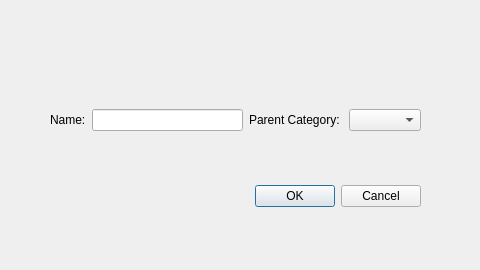
<?xml version="1.0" encoding="UTF-8"?>
<ui version="4.0">
 <class>AddCategoryDialog</class>
 <widget class="QDialog" name="AddCategoryDialog">
  <property name="geometry">
   <rect>
    <x>0</x>
    <y>0</y>
    <width>480</width>
    <height>270</height>
   </rect>
  </property>
  <property name="windowTitle">
   <string>Dialog</string>
  </property>
  <widget class="QDialogButtonBox" name="buttonBox">
   <property name="geometry">
    <rect>
     <x>80</x>
     <y>180</y>
     <width>341</width>
     <height>32</height>
    </rect>
   </property>
   <property name="orientation">
    <enum>Qt::Orientation::Horizontal</enum>
   </property>
   <property name="standardButtons">
    <set>QDialogButtonBox::StandardButton::Cancel|QDialogButtonBox::StandardButton::Ok</set>
   </property>
  </widget>
  <widget class="QWidget" name="horizontalLayoutWidget">
   <property name="geometry">
    <rect>
     <x>50</x>
     <y>80</y>
     <width>371</width>
     <height>80</height>
    </rect>
   </property>
   <layout class="QHBoxLayout" name="horizontalLayout_2">
    <item>
     <widget class="QLabel" name="label">
      <property name="text">
       <string>Name:</string>
      </property>
     </widget>
    </item>
    <item>
     <widget class="QLineEdit" name="txtCategoryName"/>
    </item>
    <item>
     <widget class="QLabel" name="label_2">
      <property name="text">
       <string>Parent Category: </string>
      </property>
     </widget>
    </item>
    <item>
     <widget class="QComboBox" name="comboBox"/>
    </item>
   </layout>
  </widget>
 </widget>
 <resources/>
 <connections>
  <connection>
   <sender>buttonBox</sender>
   <signal>accepted()</signal>
   <receiver>AddCategoryDialog</receiver>
   <slot>accept()</slot>
   <hints>
    <hint type="sourcelabel">
     <x>248</x>
     <y>254</y>
    </hint>
    <hint type="destinationlabel">
     <x>157</x>
     <y>274</y>
    </hint>
   </hints>
  </connection>
  <connection>
   <sender>buttonBox</sender>
   <signal>rejected()</signal>
   <receiver>AddCategoryDialog</receiver>
   <slot>reject()</slot>
   <hints>
    <hint type="sourcelabel">
     <x>316</x>
     <y>260</y>
    </hint>
    <hint type="destinationlabel">
     <x>286</x>
     <y>274</y>
    </hint>
   </hints>
  </connection>
 </connections>
</ui>
